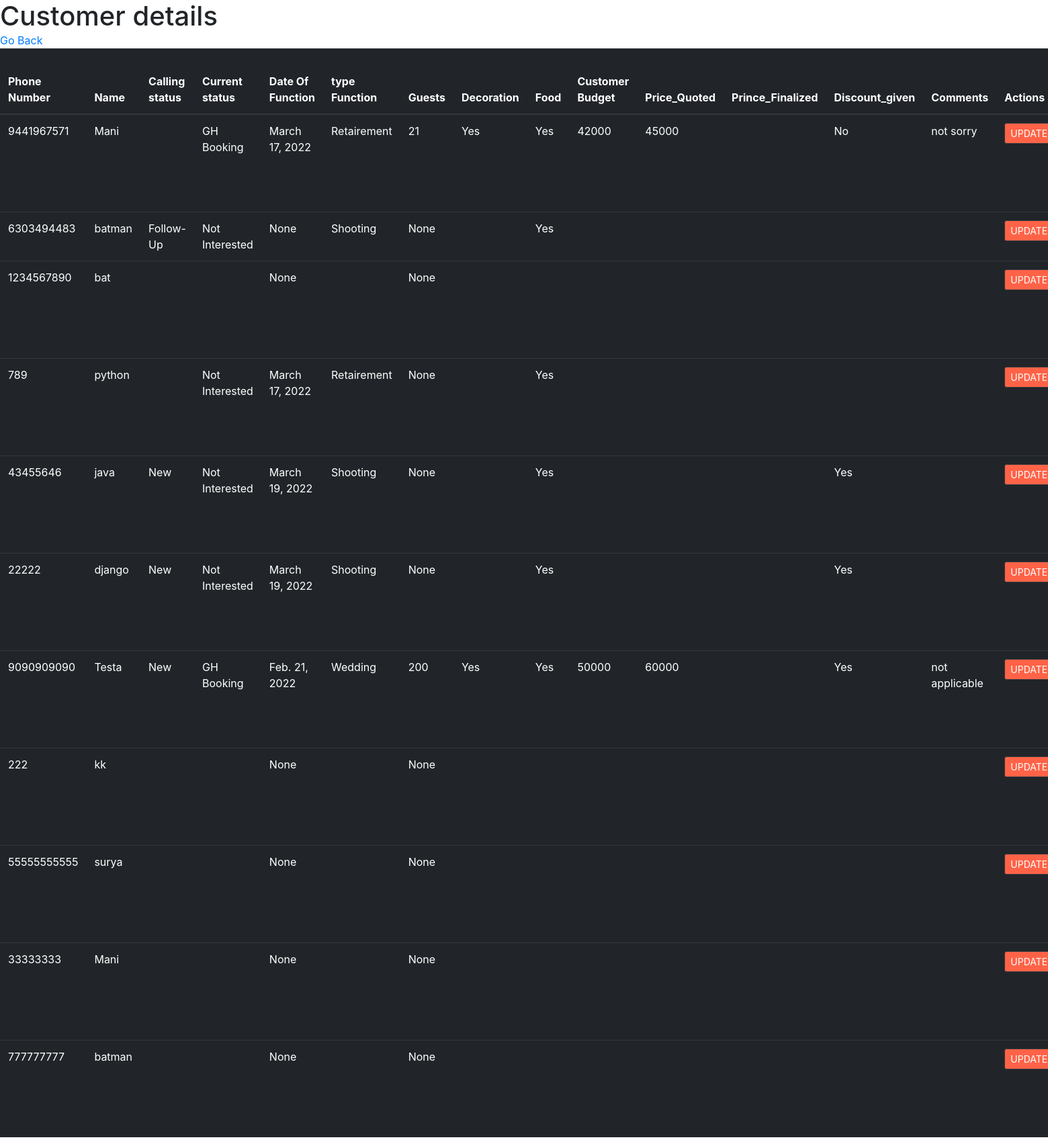
The page /WA/Report/ on the database its author committed.
### WebApp/models.py (models this page shows)
class Web_Model(models.Model):
    id=models.AutoField(primary_key=True)
    Phone_Number=models.PositiveIntegerField(unique=True,help_text=" This Field is Required(*)")
    Name=models.CharField(max_length=30,help_text=" This Field is Required(*)")
    Another_name=models.CharField(max_length=30,blank=True)
    choises=('Follow-Up','Follow-Up'),('New','New')
    Calling_status=models.CharField(max_length=20,choices=choises,blank=True)
    roles=('Follow Up','Follow-Up'),('Booked SomeWhere','Booked Somewhere'),('Not Interested','Not Interested'),('Need Something','Need Something'),('GH Booking','GH Booking')
    Current_status=models.CharField(max_length=20,choices=roles,blank=True)
    Date_Of_Function=models.DateField(blank=True,null=True,help_text='use this format:<em>YYYY-MM-DD</em>')
    options=('Wedding','Wedding'),('Prewedding','Prewedding'),('Retairement','Retairement'),('Shooting','Shooting'),('Mics','Mics')
    type_function=models.CharField(max_length=20,choices=options,blank=True)
    Guests=models.PositiveIntegerField(blank=True,null=True)
    Dec_choises=('Yes','Yes'),('No','No')
    Decoration=models.CharField(max_length=10,choices=Dec_choises,blank=True)
    Food_choises=('Yes','Yes'),('No','No')
    Food=models.CharField(max_length=10,choices=Food_choises,blank=True)
    Customer_Budget=models.CharField(max_length=10,blank=True)
    Price_Quoted=models.CharField(max_length=30,blank=True)
    Price_Finalized=models.CharField(max_length=30,blank=True)
    Discount=('Yes','Yes'),('No','No')
    Discount_given=models.CharField(max_length=10,choices=Discount,blank=True)
    Comments=models.CharField(max_length=100,blank=True)
    Added_Into_System=models.DateTimeField(auto_now=True)

### WebApp/views.py (the view)
# urls.py: path('Report/',Form_Report),
def Form_Report(request):
    Form_data=Web_Model.objects.all() #Retreiving All Data From Web_Model(Database)
    data_Form={'Form_data':Form_data}
    return render(request,'report.html',data_Form)

### templates/report.html (shortened to what this page needs)
<!DOCTYPE html>
<html lang="en">
<head>
    <link rel="stylesheet" href="https://maxcdn.bootstrapcdn.com/bootstrap/4.0.0/css/bootstrap.min.css">
</head>
<body>
    <h1 style="background-color:white;text-align:center;position:fixed;">Customer details</h1><br><br>
    <a href="http://127.0.0.1:8000/" style="position: relative;">Go Back</a><br>
    <table class="table table-hover table-dark">
       <thead >
        <tr>
            <th>Phone Number</th>
            <th>Name</th>
            <th>Calling status</th>
            <th>Current status</th>
            <th>Date Of Function</th>
            <th>type Function</th>
            <th>Guests</th>
            <th>Decoration</th>
            <th>Food</th>
            <th>Customer Budget</th>
            <th>Price_Quoted</th>
            <th>Prince_Finalized</th>
            <th>Discount_given</th>
            <th>Comments</th>
            <th>Actions</th>
        </tr></thead>
        {% for s in Form_data %}
        <tr>
            <td>{{s.Phone_Number}}</td>
            <td>{{s.Name}}</td>
            <td>{{s.Calling_status}}</td>
            <td>{{s.Current_status}}</td>
            <td>{{s.Date_Of_Function}}</td>
            <td>{{s.type_function}}</td>
            <td>{{s.Guests}}</td>
            <td>{{s.Decoration}}</td>
            <td>{{s.Food}}</td>
            <td>{{s.Customer_Budget}}</td>
            <td>{{s.Price_Quoted}}</td>
            <td>{{s.Prince_Finalized}}</td>
            <td>{{s.Discount_given}}</td>
            <td>{{s.Comments}}</td>
            <td>
                <a href="./WA/update/{{s.id}}"><button name="submit" value="submit" style="background-color:tomato;" class="btn btn-dark btn-sm">UPDATE</button> </a>
            </td>
        </tr>
        {% endfor %}
    </table>
</body>
</html>

### rows shown on the page
Web_Model: Phone_Number "9441967571", Name "Mani", Current_status "GH Booking", Date_Of_Function "March 17, 2022", type_function "Retairement", Guests "21", Decoration "Yes", Food "Yes", Customer_Budget "42000", Price_Quoted "45000", Discount_given "No", Comments "not sorry"
Web_Model: Phone_Number "6303494483", Name "batman", Calling_status "Follow-Up", Current_status "Not Interested", Date_Of_Function "None", type_function "Shooting", Guests "None", Food "Yes"
Web_Model: Phone_Number "1234567890", Name "bat", Date_Of_Function "None", Guests "None"
Web_Model: Phone_Number "789", Name "python", Current_status "Not Interested", Date_Of_Function "March 17, 2022", type_function "Retairement", Guests "None", Food "Yes"
Web_Model: Phone_Number "43455646", Name "java", Calling_status "New", Current_status "Not Interested", Date_Of_Function "March 19, 2022", type_function "Shooting", Guests "None", Food "Yes", Discount_given "Yes"
Web_Model: Phone_Number "22222", Name "django", Calling_status "New", Current_status "Not Interested", Date_Of_Function "March 19, 2022", type_function "Shooting", Guests "None", Food "Yes", Discount_given "Yes"
Web_Model: Phone_Number "9090909090", Name "Testa", Calling_status "New", Current_status "GH Booking", Date_Of_Function "Feb. 21, 2022", type_function "Wedding", Guests "200", Decoration "Yes", Food "Yes", Customer_Budget "50000", Price_Quoted "60000", Discount_given "Yes", Comments "not applicable"
Web_Model: Phone_Number "222", Name "kk", Date_Of_Function "None", Guests "None"
Web_Model: Phone_Number "55555555555", Name "surya", Date_Of_Function "None", Guests "None"
Web_Model: Phone_Number "33333333", Name "Mani", Date_Of_Function "None", Guests "None"
Web_Model: Phone_Number "777777777", Name "batman", Date_Of_Function "None", Guests "None"
